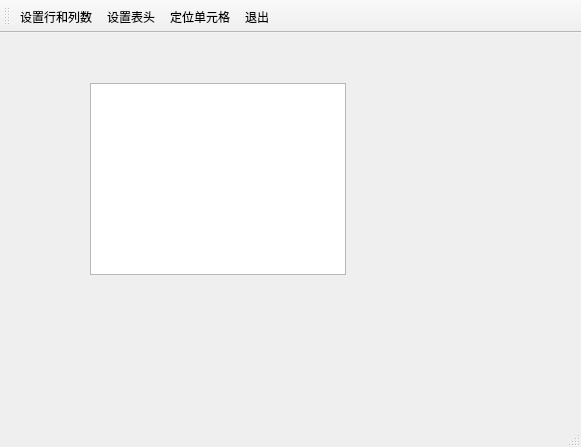
<?xml version="1.0" encoding="UTF-8"?>
<ui version="4.0">
 <class>TFormTable</class>
 <widget class="QMainWindow" name="TFormTable">
  <property name="geometry">
   <rect>
    <x>0</x>
    <y>0</y>
    <width>581</width>
    <height>447</height>
   </rect>
  </property>
  <property name="windowTitle">
   <string>自定义对话框</string>
  </property>
  <widget class="QWidget" name="centralwidget">
   <widget class="QTableView" name="tableView">
    <property name="geometry">
     <rect>
      <x>90</x>
      <y>50</y>
      <width>256</width>
      <height>192</height>
     </rect>
    </property>
   </widget>
  </widget>
  <widget class="QStatusBar" name="statusbar"/>
  <widget class="QToolBar" name="toolBar">
   <property name="windowTitle">
    <string>toolBar</string>
   </property>
   <property name="toolButtonStyle">
    <enum>Qt::ToolButtonTextUnderIcon</enum>
   </property>
   <attribute name="toolBarArea">
    <enum>TopToolBarArea</enum>
   </attribute>
   <attribute name="toolBarBreak">
    <bool>false</bool>
   </attribute>
   <addaction name="actTab_SetSize"/>
   <addaction name="actTab_SetHeader"/>
   <addaction name="actTab_Locate"/>
   <addaction name="actFile_Quit"/>
  </widget>
  <action name="actTab_SetSize">
   <property name="icon">
    <iconset>
     <normaloff>:/img/images/add_files.png</normaloff>:/img/images/add_files.png</iconset>
   </property>
   <property name="text">
    <string>设置行和列数</string>
   </property>
   <property name="toolTip">
    <string>设置表行数和列数</string>
   </property>
  </action>
  <action name="actTab_SetHeader">
   <property name="icon">
    <iconset>
     <normaloff>:/img/images/list.png</normaloff>:/img/images/list.png</iconset>
   </property>
   <property name="text">
    <string>设置表头</string>
   </property>
   <property name="toolTip">
    <string>设置表头标题</string>
   </property>
  </action>
  <action name="actFile_Quit">
   <property name="icon">
    <iconset>
     <normaloff>:/img/images/quit.png</normaloff>:/img/images/quit.png</iconset>
   </property>
   <property name="text">
    <string>退出</string>
   </property>
   <property name="toolTip">
    <string>退出本软件</string>
   </property>
  </action>
  <action name="actTab_Locate">
   <property name="icon">
    <iconset>
     <normaloff>:/img/images/local.png</normaloff>:/img/images/local.png</iconset>
   </property>
   <property name="text">
    <string>定位单元格</string>
   </property>
   <property name="toolTip">
    <string>定位到某个单元格</string>
   </property>
  </action>
 </widget>
 <resources/>
 <connections>
  <connection>
   <sender>actFile_Quit</sender>
   <signal>triggered()</signal>
   <receiver>TFormTable</receiver>
   <slot>close()</slot>
   <hints>
    <hint type="sourcelabel">
     <x>-1</x>
     <y>-1</y>
    </hint>
    <hint type="destinationlabel">
     <x>290</x>
     <y>223</y>
    </hint>
   </hints>
  </connection>
 </connections>
</ui>
